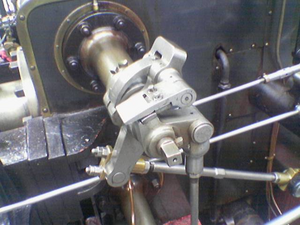
#> input picture CVL/Lab4/valve.PNG, 300 x 225 px, found by its file name
$ python l4q2.py
#> lines starting #> are read from the running program, lines starting #| are printed output that depends on the picture
import cv2
import numpy as np
import matplotlib.pyplot as plt


def apply_kernel(img, kernel):
    """
    Apply convolution with a given kernel to an image.

    :param img: Input image (grayscale)
    :param kernel: Convolution kernel
    :return: Image after applying the kernel
    """
    # Image dimensions
    height, width = img.shape
    k_height, k_width = kernel.shape
    pad_height, pad_width = k_height // 2, k_width // 2

    # Pad the image to handle borders
    padded_img = np.pad(img, ((pad_height, pad_height), (pad_width, pad_width)), mode='constant', constant_values=0)

    # Output image
    output_img = np.zeros_like(img, dtype=np.float32)

    # Apply convolution
    for y in range(height):
        for x in range(width):
            region = padded_img[y:y + k_height, x:x + k_width]
            output_img[y, x] = np.sum(region * kernel)

    return output_img


def sobel_operator(img):
    """
    Apply Sobel operator to detect edges.

    :param img: Input image (grayscale)
    :return: Edge magnitude image
    """
    # Define Sobel kernels
    sobel_x = np.array([
        [-1, 0, 1],
        [-2, 0, 2],
        [-1, 0, 1]
    ], dtype=np.float32)

    sobel_y = np.array([
        [-1, -2, -1],
        [0, 0, 0],
        [1, 2, 1]
    ], dtype=np.float32)

    # Apply Sobel kernels
    grad_x = apply_kernel(img, sobel_x)
    grad_y = apply_kernel(img, sobel_y)

    # Compute the gradient magnitude
    grad_magnitude = np.sqrt(grad_x ** 2 + grad_y ** 2)

    # Normalize to range [0, 255]
    grad_magnitude = np.clip(grad_magnitude / grad_magnitude.max() * 255, 0, 255).astype(np.uint8)

    return grad_magnitude


# Load the image
image_path = 'valve.png'  # Update this to your image path
original_img = cv2.imread(image_path)
#> original_img is the input picture: shape (225, 300, 3); mean B, G, R 108.4, 104.3, 105.8
gray_img = cv2.cvtColor(original_img, cv2.COLOR_BGR2GRAY)
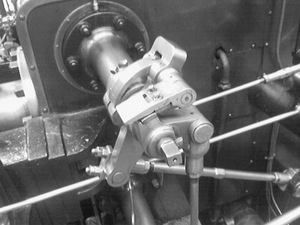
#> gray_img: shape (225, 300); min 11, max 255, mean 105.2

# Apply Sobel operator
sobel_img = sobel_operator(gray_img)
#> in apply_kernel, `padded_img = np.pad(img, ((pad_height, pad_height), (pad_width, pad_wi..`:
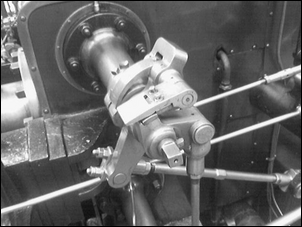
#> padded_img: shape (227, 302); min 0, max 255, mean 103.6
#> after the loop in apply_kernel, `for y in range(height):`:
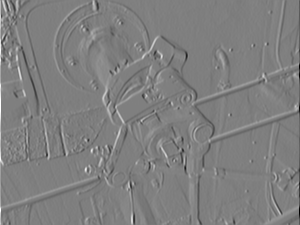
#> output_img: shape (225, 300) float32; min -990, max 988, mean -0.5; drawn with min black and max white
#> after the loop in apply_kernel (call 2), `for y in range(height):`:
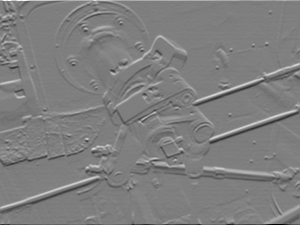
#> output_img: shape (225, 300) float32; min -986, max 992, mean -0.1; drawn with min black and max white
#> in sobel_operator, `grad_magnitude = np.sqrt(grad_x ** 2 + grad_y ** 2)`:
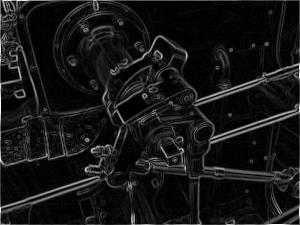
#> grad_magnitude: shape (225, 300) float32; min 0, max 993.5, mean 87.1; drawn with min black and max white

# Convert images for display
original_img_rgb = cv2.cvtColor(original_img, cv2.COLOR_BGR2RGB)
sobel_img_rgb = cv2.cvtColor(sobel_img, cv2.COLOR_GRAY2RGB)

# Display the images
plt.figure(figsize=(10, 5))
plt.subplot(1, 2, 1)
plt.title('Original Image')
plt.imshow(original_img_rgb)
plt.axis('off')

plt.subplot(1, 2, 2)
plt.title('Sobel Edge Detection')
plt.imshow(sobel_img_rgb)
plt.axis('off')

plt.show()
